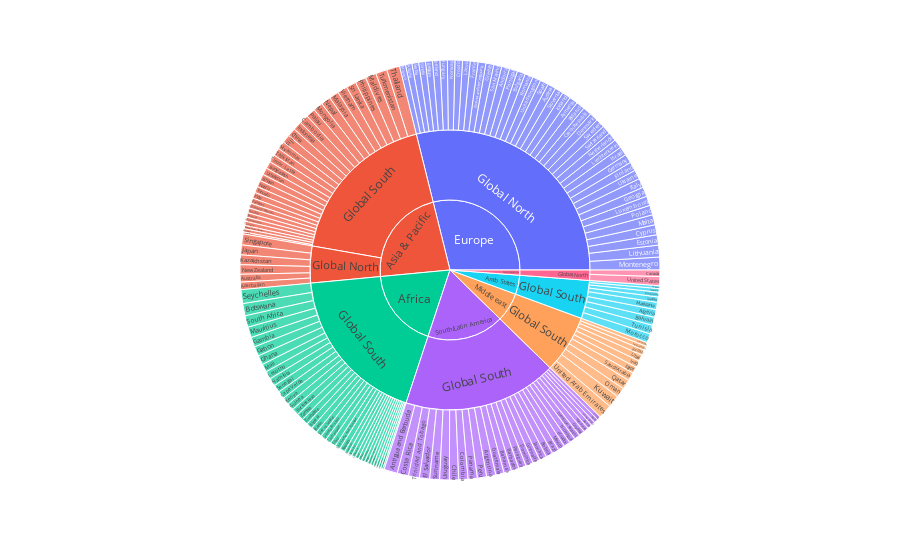

The notebook cell this image was saved under:
### Code cell
df_filtered = df_latest[df_latest.Region != 'Misc.']
px.sunburst(df_filtered, path=['Region', 'Hemisphere', 'Country'], values='Percent Phone Usage in 2019')

### Figure 1 — Plotly figure (JSON) as saved in the notebook; plotly's stock layout.template omitted (floating-point values rounded to 4 significant figures; data arrays with more than 128 entries replaced by an {"elided": "..."} marker saying what was removed)
{"data": [{"branchvalues": "total", "domain": {"x": [0, 1], "y": [0, 1]}, "hovertemplate": "labels=%{label}<br>Percent Phone Usage in 2019=%{value}<br>parent=%{parent}<br>id=%{id}<extra></extra>", "ids": {"elided": "188 str values"}, "labels": {"elided": "188 str values"}, "name": "", "parents": {"elided": "188 str values"}, "type": "sunburst", "values": {"elided": "188 float values"}}], "layout": {"legend": {"tracegroupgap": 0}, "margin": {"t": 60}}}
